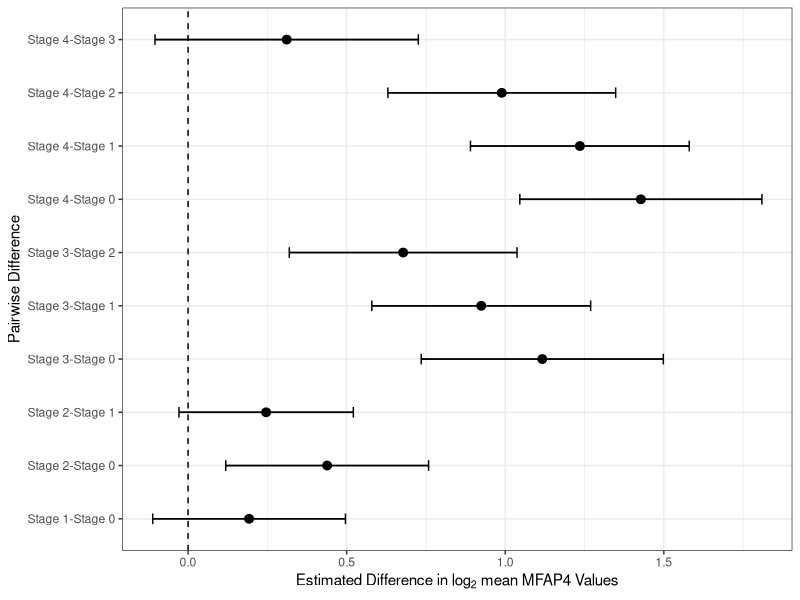

Generate this figure with R:
################################################################################
################################################################################
###################### R Code: A Case for Nonparametrics #######################
######################          One-way ANOVA            #######################
################################################################################
################################################################################

### Important packages
library(tidyverse)     # Data Tools
library(xtable)        # Create latex tables

### Load the data
### Tip: Use the "read_csv()" function from tidyverse
mfap4.df <- read_csv("mfap4.csv")

### Rename variables
mfap4.df <- mfap4.df %>%
  rename(PID=`Patient ID`,
         YOB=`Year of Birth`,
         DOS=`Date of sampling`,
         Fibrosis.Stage=`Fibrosis Stage`,
         HCV=`HCV Genotype`,
         MFAP4=`MFAP4 U/mL`)

### Recode the fibrosis variable for more informative labels
### Force R to read it as a factor
mfap4.df <- mfap4.df %>% 
  mutate(Fibrosis.Stage =  case_when(Fibrosis.Stage == 0 ~ "Stage 0",
                                     Fibrosis.Stage == 1 ~ "Stage 1",
                                     Fibrosis.Stage == 2 ~ "Stage 2",
                                     Fibrosis.Stage == 3 ~ "Stage 3",
                                     TRUE ~ "Stage 4")) %>% 
  mutate(Fibrosis.Stage = as.factor(Fibrosis.Stage))

### Creating the new log_2 transformed MFAP4 variable
mfap4.df <- mfap4.df %>% mutate(log2MFAP4 = log(mfap4.df$MFAP4, 2))

### One-way ANOVA 
MFAP4.log.anova <- aov(log2MFAP4 ~ Fibrosis.Stage, data = mfap4.df)
summary(MFAP4.log.anova)

### LaTeX code for table
xtable(summary(MFAP4.log.anova))

### Tukey-adjusted p-values and confidence intervals 
(tukey.intervals <- TukeyHSD(MFAP4.log.anova, conf.level = 0.95)$Fibrosis.Stage)

### LaTeX code for table
xtable(tukey.intervals, digits = 4)

### Plotting the Tukey-adjusted confidence intervals
ggdat <- data.frame(tukey.intervals) %>% mutate(comparison = row.names(tukey.intervals))
ggdat <- ggdat %>% mutate(lwr = ifelse(ggdat$p.adj<0.05, lwr, lwr),
                          upr = ifelse(ggdat$p.adj<0.05, upr, upr))
ggdat$comparison <- gsub(':', ' - ', ggdat$comparison)
ggplot(data = ggdat,aes(x = comparison,y=diff)) +
  geom_pointrange(aes(ymin = lwr, ymax = upr), position = position_dodge(0.25))+
  geom_errorbar(aes(ymin = lwr, ymax = upr), width = 0.2, position = position_dodge(0.25))+
  geom_hline(yintercept = 0, linetype = "dashed")+
  theme_bw()+
  xlab("Pairwise Difference")+
  labs(y = expression("Estimated Difference in "*log[2]*" mean MFAP4 Values")) +
  coord_flip()
